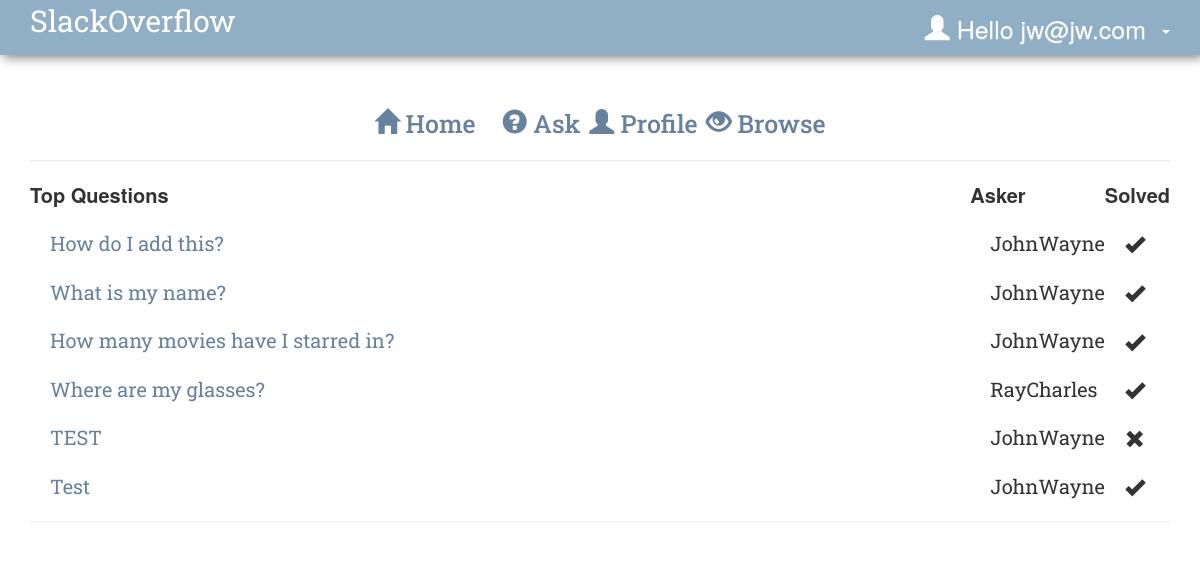
The app's page /home.php (signed in) with its own data.
### tables this page shows
CREATE TABLE `users` (
  `user_id` int(11) NOT NULL,
  `user_name` varchar(255) NOT NULL,
  `user_email` varchar(60) NOT NULL,
  `user_pass` varchar(255) NOT NULL,
  `is_guest` tinyint(1) NOT NULL
);

CREATE TABLE `questions` (
  `question_id` int(11) NOT NULL,
  `question_title` varchar(100) NOT NULL,
  `question` varchar(5000) NOT NULL,
  `asker_id` int(11) NOT NULL,
  `answer_id` int(11) DEFAULT NULL,
  `is_solved` tinyint(1) DEFAULT NULL
);

### class.user.php (called while the page is built, shortened)
<?php
class USER
{
	private $conn;
	public function __construct()
	{
		$database = new Database();
		$db = $database->dbConnection();
		$this->conn = $db;
    }
	public function runQuery($sql)
	{
		$stmt = $this->conn->prepare($sql);
		return $stmt;
	}
}
?>

### home.php (the view, shortened to what this page needs)
<?php
require_once("class.user.php");
$auth_user = new USER();
$user_id = $_SESSION['user_session'];
$stmt = $auth_user->runQuery("SELECT * FROM users WHERE user_id=:user_id");
$stmt->execute(array(":user_id"=>$user_id));
$userRow=$stmt->fetch(PDO::FETCH_ASSOC);
$user_is_guest = $userRow['is_guest'];
function printCheck()
{
  return "<span class='glyphicon glyphicon-ok'></span>";
}
function printX()
{
  return "<span class='glyphicon glyphicon-remove'></span>";
}
function Solved($solved)
{
  if($solved == 1)
  {
    return printX();
  }
  else{
    return printCheck();
  }
}
?>
<!DOCTYPE html PUBLIC "-//W3C//DTD XHTML 1.0 Transitional//EN" "http://www.w3.org/TR/xhtml1/DTD/xhtml1-transitional.dtd">
<html xmlns="http://www.w3.org/1999/xhtml">
<head>
  <link href="bootstrap/css/bootstrap.min.css" rel="stylesheet" media="screen">
  <link href="bootstrap/css/bootstrap-theme.min.css" rel="stylesheet" media="screen">
  <link rel="stylesheet" href="style.css" type="text/css"  />
</head>
<body>
<nav class="navbar navbar-default navbar-fixed-top">
  <div class="container">
    <div class="navbar-header">
      <a class="logo" href="home.php">SlackOverflow</a>
    </div>
    <div id="navbar" class="navbar-collapse collapse">
      <ul class="nav navbar-nav navbar-right">
        <li class="dropdown">
          <a href="#" id="dropdown" data-toggle="dropdown" role="button" aria-haspopup="true" aria-expanded="false">
            <span class="glyphicon glyphicon-user"></span>&nbsp;Hello
              <?php
                  if($user_is_guest == FALSE) {
                    echo $userRow['user_email'];}
                  else{
                    echo " Guest";
                  }
              ?>&nbsp;
              <span class="caret">
              </span>
          </a>
        </li>
      </ul>
    </div>
  </div>
</nav>
<div class="container-fluid" style="margin-top:80px;">
    <div class="container">
        <h1 id="secondLevelLinks">
          <a href="home.php"><span class="glyphicon glyphicon-home"></span> Home</a> &nbsp;
          <a href="ask.php"><span class="glyphicon glyphicon-question-sign"></span> Ask</a>
          <a href="profile.php"><span class="glyphicon glyphicon-user"></span> Profile</a>
          <a href="browse.php"><span class="glyphicon glyphicon-eye-open"></span> Browse</a>
          </h1>
       	<hr />
        <?php
        $servername = "localhost";
        $username = "root";
        $password = "";
        $dbname = "slackoverflow";
        $conn = new mysqli($servername, $username, $password, $dbname);
        $sql = "SELECT question_title, question, question_id, asker_id, answer_id, user_id, user_name, is_solved FROM questions join users on asker_id=user_id";
        $result = $conn->query($sql);
                echo "<table class=\"questionTable\">
                <th class=\"header\">Top Questions</th>
                <th class=\"header\">Asker</th>
                <th class=\"header\">Solved</th>";
          if($result->num_rows > 0)
        {
            while($row = $result->fetch_assoc())
            {
                $solved = is_null($row["is_solved"]);
                    echo "<tr>
                    <td>
                    <a href=\"answer.php?q_id=".$row["question_id"]. "\">
                    ".$row["question_title"]."
                    </a>
                    </td>
                    <td>"
                    .$row["user_name"].
                    "</td>";
                    echo "<td>"
                    .Solved($solved).
                    "</td>
                    </tr>";
      }
    }
    echo "</table>";
    ?>
    <hr>
</body>
</html>

### style.css (style rules this page uses)
body { background:white; }
.navbar { background: #90afc5; box-shadow: 3px 3px 10px #888888; border: none; }
.logo { font-family:'Roboto Slab', serif; font-size: 30px; color: white; }
#dropdown { color: white; }
a { color: #68829e; font-size: 25px; }
#secondLevelLinks { text-align: center; }
h1 { font-family:'Roboto Slab',Verdana, Geneva, sans-serif; color: #68829e; }
.questionTable { font-size: 20px; width: 100%; }
.questionTable td,tr { text-align: left; padding-top: 20px; padding-left: 20px; }
.questionTable a { font-size: 20px; }
.header { text-align: left; }
td { font-family: 'Roboto Slab'; width: 100%; }

### records on screen
users: user_email "jw@jw.com"
questions: question_title "How do I add this?", asker.user_name "JohnWayne"
questions: question_title "What is my name?", asker.user_name "JohnWayne"
questions: question_title "How many movies have I starred in?", asker.user_name "JohnWayne"
questions: question_title "Where are my glasses?", asker.user_name "RayCharles"
questions: question_title "TEST", asker.user_name "JohnWayne"
questions: question_title "Test", asker.user_name "JohnWayne"
